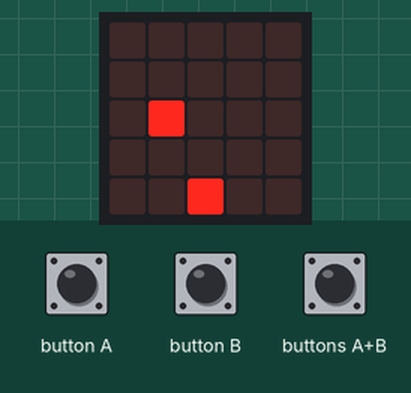
This program was run on a simulated BBC micro:bit (MakeCode). On the bench: the board's 5×5 LED display. The inputs (shaded band) are chosen by the test bench. Random numbers come from a fixed seed.

Above: at 1.2 s.
1.3 s: button A pressed for 0.15 s
At 1.92 s:
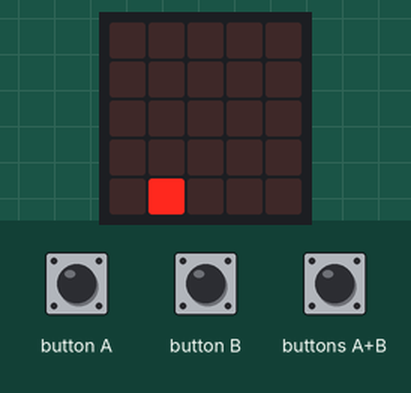
2.0 s: button B pressed for 0.15 s
At 2.6 s:
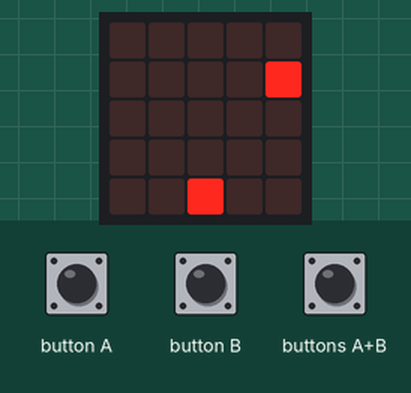
2.7 s: buttons A+B pressed for 0.15 s
At 3.15 s:
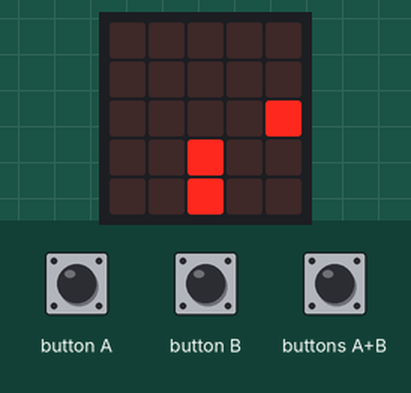
3.4 s: button A pressed for 0.15 s
At 4.09 s:
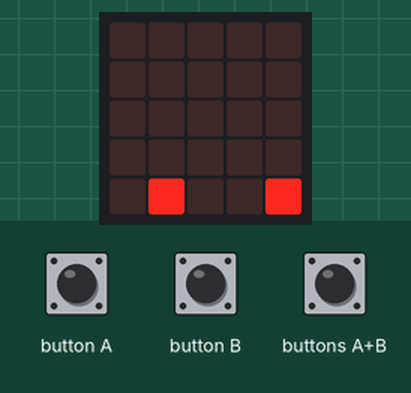
4.1 s: button B pressed for 0.15 s
At 4.7 s:
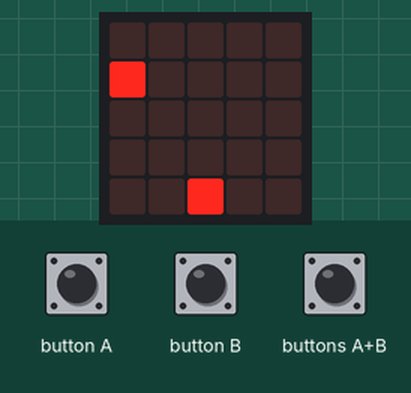
4.8 s: buttons A+B pressed for 1 s
At 6.3 s:
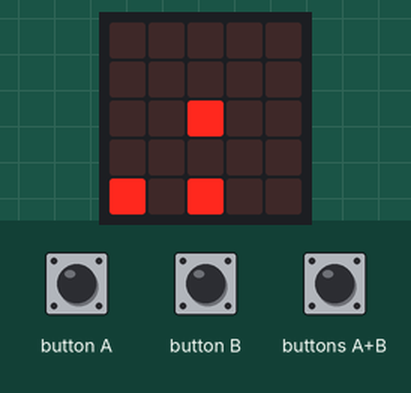
Timing chart, 0 to 7.8 s (numbered marks = the images above; inputs shaded):
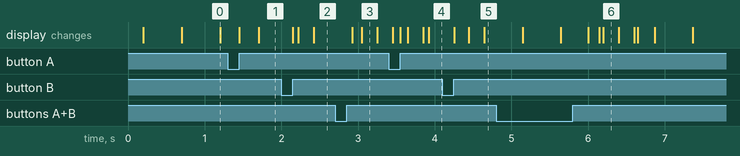

The program:

main.ts
```typescript
input.onButtonPressed(Button.A, function () {
    Ship.change(LedSpriteProperty.X, -1)
})
input.onButtonPressed(Button.AB, function () {
    Bullet = game.createSprite(Ship.get(LedSpriteProperty.X), Ship.get(LedSpriteProperty.Y))
    basic.pause(200)
    for (let index = 0; index < 4; index++) {
        Bullet.change(LedSpriteProperty.Y, -1)
        if (Invader.isTouching(Bullet)) {
            Invader.delete()
            Bullet.delete()
            basic.showIcon(IconNames.Ghost)
            basic.pause(1000)
        }
        basic.pause(200)
    }
    Bullet.delete()
})
input.onButtonPressed(Button.B, function () {
    Ship.change(LedSpriteProperty.X, 1)
})
let Invader: game.LedSprite = null
let Bullet: game.LedSprite = null
let Ship: game.LedSprite = null
Ship = game.createSprite(2, 4)
basic.forever(function () {
    Invader = game.createSprite(randint(0, 4), 0)
    Invader.turn(Direction.Right, 90)
    basic.pause(200)
    for (let index = 0; index < 4; index++) {
        Invader.move(1)
        basic.pause(500)
    }
    if (Invader.isTouching(Ship)) {
        basic.showIcon(IconNames.Skull)
    }
    Invader.delete()
})
```

test.ts
```typescript
// Hier kann man Tests durchführen; diese Datei wird nicht kompiliert, wenn dieses Paket als Erweiterung verwendet wird.
```

Measured:
- what the display in image 0 shows lasts 0.5 s, from 0.7 s to 1.2 s
